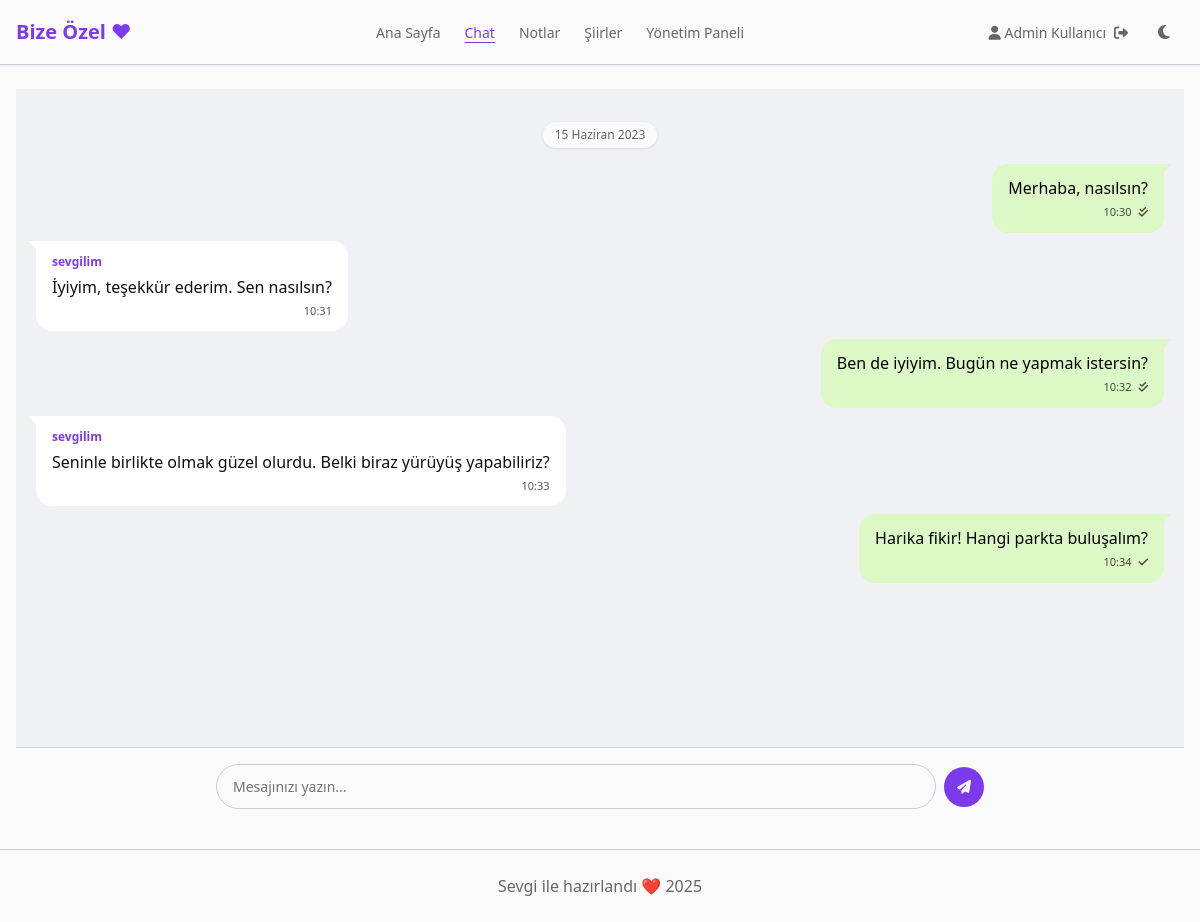
The app's page /pages/chat.php (signed in) with its own data.
### tables this page shows
CREATE TABLE IF NOT EXISTS messages (
    id INT AUTO_INCREMENT PRIMARY KEY,
    user_id INT NOT NULL,
    content TEXT NOT NULL,
    is_read TINYINT(1) NOT NULL DEFAULT 0,
    created_at TIMESTAMP DEFAULT CURRENT_TIMESTAMP,
    FOREIGN KEY (user_id) REFERENCES users(id)
);

### includes/functions.php (called while the page is built, shortened)
<?php
require_once __DIR__ . '/session.php';
function isActivePage($page) {
    $current_page = basename($_SERVER['PHP_SELF']);
    return $current_page === $page;
}
function isAdmin() {
    return isset($_SESSION['role']) && $_SESSION['role'] === 'admin';
}
function getMessages($lastId = 0) {
    $db = connectDB();
    try {
        $currentUserId = $_SESSION['user_id'] ?? 0;
        $query = "
            SELECT m.*, u.username
            FROM messages m
            JOIN users u ON m.user_id = u.id
            WHERE m.id > :lastId
            ORDER BY m.created_at ASC
        ";
        $stmt = $db->prepare($query);
        $stmt->bindParam(':lastId', $lastId, PDO::PARAM_INT);
        $stmt->execute();
        $messages = $stmt->fetchAll();
        foreach ($messages as &$message) {
            $message['sender'] = [
                'id' => $message['user_id'],
                'username' => $message['username']
            ];
        }
        return $messages;
    } catch (PDOException $e) {
        error_log("Mesajları getirme hatası: " . $e->getMessage());
        return [];
    }
}
function formatDate($dateString, $withTime = false) {
    $date = new DateTime($dateString);
    $formatter = new IntlDateFormatter(
        'tr_TR',
        IntlDateFormatter::LONG,
        $withTime ? IntlDateFormatter::SHORT : IntlDateFormatter::NONE
    );
    return $formatter->format($date);
}

### includes/session.php (called while the page is built, shortened)
<?php
function isLoggedIn() {
    return isset($_SESSION['user_id']) && !empty($_SESSION['user_id']);
}

### pages/chat.php (the view, shortened to what this page needs)
<?php
require_once '../includes/functions.php';
$messages = getMessages();
$messagesByDate = [];
foreach ($messages as $message) {
    $dateKey = date('Y-m-d', strtotime($message['created_at']));
    if (!isset($messagesByDate[$dateKey])) {
        $messagesByDate[$dateKey] = [];
    }
    $messagesByDate[$dateKey][] = $message;
}
include '../includes/header.php';
?>
<div class="container">
    <div class="chat-container">
        <div class="chat-area" id="chatMessages">
            <?php foreach ($messagesByDate as $date => $dateMessages): ?>
                <div class="chat-date-group" data-date="<?php echo formatDate($date); ?>">
                    <div class="chat-date-header">
                        <span class="chat-date-label"><?php echo formatDate($date); ?></span>
                    </div>
                    <?php foreach ($dateMessages as $message): ?>
                        <div class="message-wrapper <?php echo $message['is_current_user'] ? 'outgoing' : 'incoming'; ?>" data-message-id="<?php echo $message['id']; ?>">
                            <div class="message-bubble">
                                <?php if (!$message['is_current_user']): ?>
                                    <div class="message-sender"><?php echo htmlspecialchars($message['sender']['username']); ?></div>
                                <?php endif; ?>
                                <div class="message-text"><?php echo htmlspecialchars($message['content']); ?></div>
                                <div class="message-time">
                                    <?php echo date('H:i', strtotime($message['created_at'])); ?>
                                    <?php if ($message['is_current_user']): ?>
                                        <span class="message-status">
                                            <?php if ($message['is_read']): ?>
                                                <i class="fa-solid fa-check-double"></i>
                                            <?php else: ?>
                                                <i class="fa-solid fa-check"></i>
                                            <?php endif; ?>
                                        </span>
                                    <?php endif; ?>
                                </div>
                            </div>
                        </div>
                    <?php endforeach; ?>
                </div>
            <?php endforeach; ?>
        </div>
        <div class="chat-input-area">
            <form class="chat-input-form" id="chatForm">
                <input type="text" class="chat-input" id="chatInput" placeholder="Mesajınızı yazın..." required>
                <button type="submit" class="chat-send-button">
                    <i class="fa-solid fa-paper-plane"></i>
                </button>
            </form>
        </div>
    </div>
</div>
<?php
include '../includes/footer.php';
?>

### includes/header.php (shortened to what this page needs)
<!DOCTYPE html>
<html lang="tr">
<head>
    <link rel="stylesheet" href="/assets/css/style.css">
    <link rel="stylesheet" href="https://cdnjs.cloudflare.com/ajax/libs/font-awesome/6.4.0/css/all.min.css">
</head>
<body class="<?php echo isset($_COOKIE['theme']) && $_COOKIE['theme'] === 'dark' ? 'dark-mode' : ''; ?>">
    <?php if (!isset($hide_header) || !$hide_header): ?>
    <header class="main-header">
        <div class="container">
            <div class="header-content">
                <div class="logo">
                    <a href="/index.php">Bize Özel ❤</a>
                </div>
                <nav class="desktop-nav">
                    <ul>
                        <li class="<?php echo isActivePage('index.php') ? 'active' : ''; ?>">
                            <a href="/index.php">Ana Sayfa</a>
                        </li>
                        <li class="<?php echo isActivePage('chat.php') ? 'active' : ''; ?>">
                            <a href="/pages/chat.php">Chat</a>
                        </li>
                        <li class="<?php echo isActivePage('notlar.php') ? 'active' : ''; ?>">
                            <a href="/pages/notlar.php">Notlar</a>
                        </li>
                        <li class="<?php echo isActivePage('siirler.php') ? 'active' : ''; ?>">
                            <a href="/pages/siirler.php">Şiirler</a>
                        </li>
                        <?php if (isAdmin()): ?>
                        <li class="<?php echo strpos($_SERVER['PHP_SELF'], '/admin/') !== false ? 'active' : ''; ?>">
                            <a href="/admin/index.php">Yönetim Paneli</a>
                        </li>
                        <?php endif; ?>
                    </ul>
                </nav>
                <div class="user-section">
                    <?php if (isLoggedIn()): ?>
                        <div class="user-info">
                            <span><i class="fa-solid fa-user"></i> <?php echo $_SESSION['username']; ?></span>
                            <a href="/logout.php" class="logout-button" title="Çıkış Yap">
                                <i class="fa-solid fa-right-from-bracket"></i>
                            </a>
                        </div>
                    <?php else: ?>
                        <a href="/login.php" class="login-button">
                            <i class="fa-solid fa-right-to-bracket"></i> Giriş Yap
                        </a>
                    <?php endif; ?>
                    <button id="themeToggle" class="theme-toggle">
                        <i class="fa-solid <?php echo isset($_COOKIE['theme']) && $_COOKIE['theme'] === 'dark' ? 'fa-sun' : 'fa-moon'; ?>"></i>
                    </button>
                </div>
            </div>
        </div>
    </header>
    <?php endif; ?>
    <main class="main-content">

### includes/footer.php (shortened to what this page needs)
</main>
        <?php if (!isset($hide_footer) || !$hide_footer): ?>
        <footer class="main-footer">
            <div class="container">
                <p>Sevgi ile hazırlandı ❤️ <?php echo date('Y'); ?></p>
            </div>
        </footer>
        <?php endif; ?>
    </body>
</html>

### records on screen
messages: content "Merhaba, nasılsın?", created_at "10:30", is_read 1 (drawn)
messages: username "sevgilim", content "İyiyim, teşekkür ederim. Sen nasılsın?", created_at "10:31"
messages: content "Ben de iyiyim. Bugün ne yapmak istersin?", created_at "10:32", is_read 1 (drawn)
messages: username "sevgilim", content "Seninle birlikte olmak güzel olurdu. Belki biraz yürüyüş yapabiliriz?", created_at "10:33"
messages: content "Harika fikir! Hangi parkta buluşalım?", created_at "10:34", is_read 0 (drawn)

### other values on screen
$_SESSION['username'] "Admin Kullanıcı"
formatDate($date) "15 Haziran 2023"
